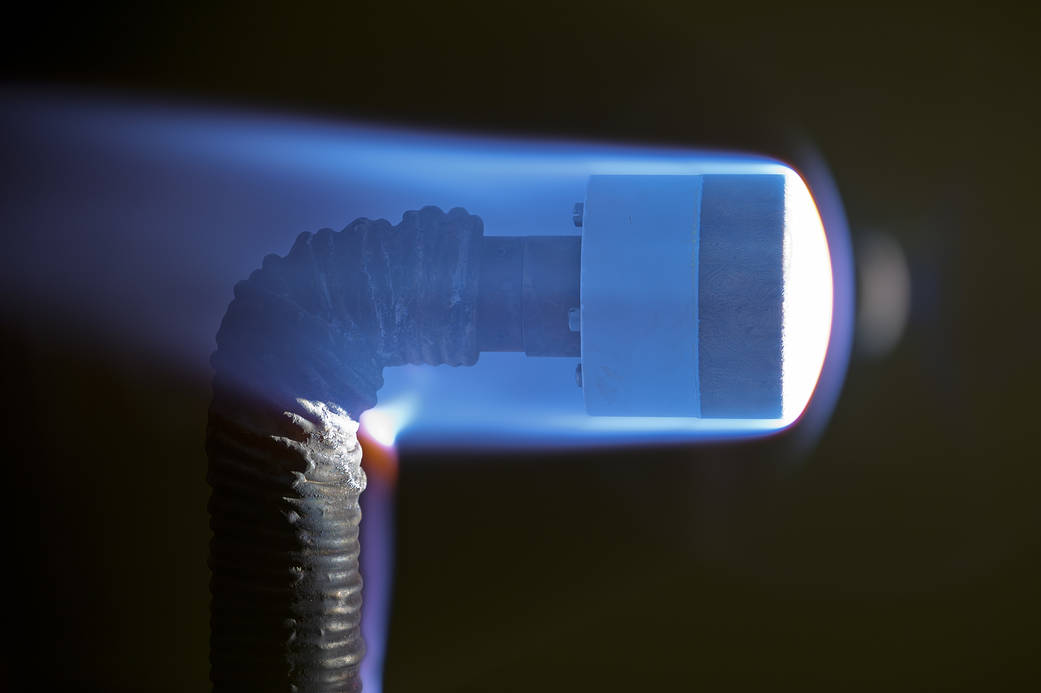
#> input picture sample.jpg, 1041 x 693 px
$ python -i Functions.py   (imports and definitions only)
#> lines starting #> are read from the running program, lines starting #| are printed output that depends on the picture; after the words box and inside, x2 and y2 are one past the last pixel; in counts of white or black regions, pixels touching at a corner belong together
#> further down, picture is the input picture: shape (693, 1041, 3); mean B, G, R 62, 51.5, 45.1
import numpy as np
import cv2 as cv
from scipy.interpolate import interp1d
import matplotlib.pyplot as plt

# [209 lines left out: functions interpolateContour, getConvexHull, getContourAxes, getOrientation, classifyImageHist, analyzeCenterlineHSV and 2 more, not called in this run]

def contoursHSV(orig,draw=False,plot=False,log=None,
                minHue=95,maxHue=121,flags=None,
                modelpercent=.005):
    """
    Find contours for good images and underexposed images.
    Uses the BGR-HSV transformation twice to increase edge contrast.
    Value channel of first HSV transform is retained as well.

    :param orig: opencv 8bit BGR image
    :param minHSV: minimum tuple for HSV-sq transform
    :param maxHSV: maximum tuple for HSV-sq transform
    :param stingMinHSV: minimum tuple for HSV-sq transform
    :param stingMaxHSV: maximum tuple for HSV-sq transform
    :param modelpercent: minimum percent area for model id
    :param draw: boolean, if True draws on orig image
    :param plot: boolean, if True plots orig image & HSV-sq image
    :returns: success boolean, model contour, sting contour
    """
#> called with draw = False, plot = False, minHue = 95, maxHue = 121, modelpercent = 0.005
    # Load an color image in HSV, apply HSV transform again
    hsv_ = cv.cvtColor(orig, cv.COLOR_BGR2HSV)
#> hsv_: shape (693, 1041, 3); mean H, S, V 57.9, 142.4, 71.7
    hsv_=cv.GaussianBlur(hsv_, (5, 5), 0)
#> hsv_: shape (693, 1041, 3); mean H, S, V 57.9, 142.4, 71.7
    inten = hsv_[:,:,2]
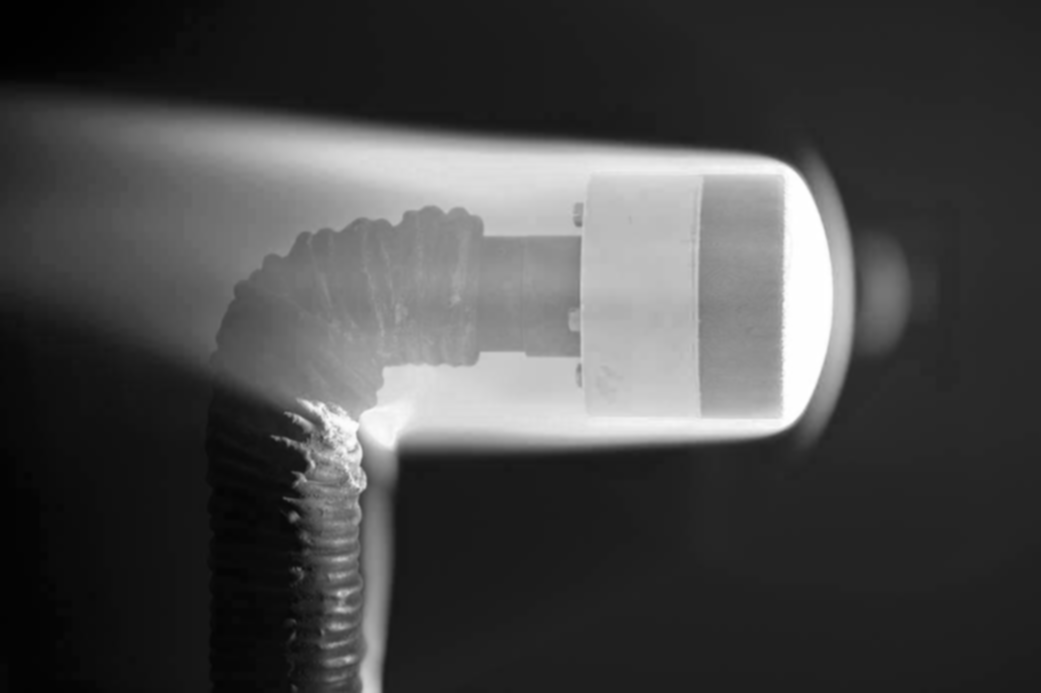
#> inten: shape (693, 1041); min 1, max 255, mean 71.7
    histr = cv.calcHist( [inten], None, None, [256], (0, 256))
#> histr = 256 values, max 30361 at index 31, min 0 at index 0, mean 2818
    if (flags is not None) and flags['overexp']:
        peaki = min(max(150, histr[150:].argmax()+150),210)
    else:
        peaki = min(max(30, histr[35:].argmax()+35),210)
#> peaki = 35

    minHSV = (int(minHue),0,int(peaki-10))
#> minHSV = (95, 0, 25)
    maxHSV = (int(maxHue),255,255)

    stingMinHSV = (minHue-35,0,55)
    stingMaxHSV = (maxHue+30,255,255)

    hsv = cv.cvtColor(hsv_, cv.COLOR_RGB2HSV)
#> hsv: shape (693, 1041, 3); mean H, S, V 70.7, 173.8, 158.7
    npx = inten.size
#> npx = 721413

    # retrieve original hsv intensity
    hsv[:,:,2] = inten
#> hsv: shape (693, 1041, 3); mean H, S, V 70.7, 173.8, 71.7

    # plot hue histogram
    if plot:
        plt.figure()
        plt.title("Hue Histogram")
        plt.plot(histr/npx,'-')
        plt.ylim([0,modelpercent/2])
        plt.show()

    # Plot colorspaces
    if plot:
        print("min max HSV: ", minHSV,maxHSV)
        plt.figure(figsize=(8, 16))
        rgb = orig[...,::-1].copy()
        plt.subplot(3,1,1),plt.imshow(rgb)
        plt.title('RGB colorspace')
        plt.subplot(3,1,2),plt.imshow(hsv_)
        plt.title('HSV colorspace')
        plt.subplot(3,1,3),plt.imshow(hsv)
        plt.title('HSV-sq colorspace')
        plt.tight_layout()
        plt.show()
    ### Find model contours
    maskHSV = cv.inRange(hsv, minHSV,maxHSV)
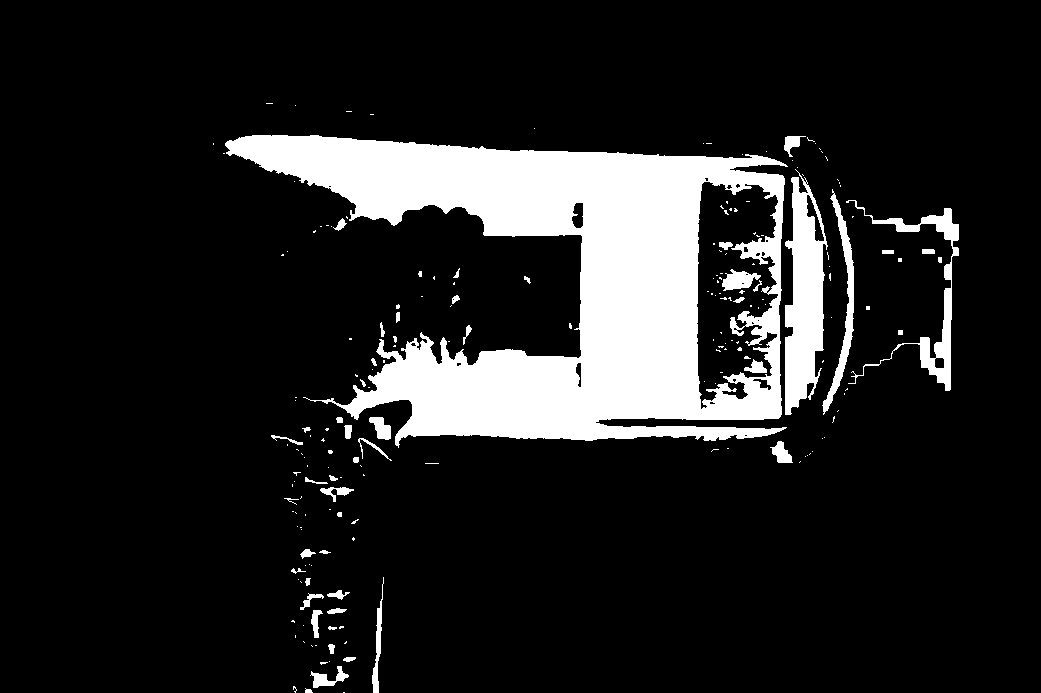
#> maskHSV: shape (693, 1041); 13.4% white; 204 white regions (152 under 20 px)
    contours,hierarchy = cv.findContours(maskHSV, cv.RETR_EXTERNAL, cv.CHAIN_APPROX_NONE)
#> contours = 157 contours, 125 with area under 20; largest, box (x1, y1, x2, y2) and area: (225, 135, 788, 448) 92907, (785, 169, 828, 415) 6432, (846, 200, 959, 391) 2443, (822, 189, 854, 415) 1329, (372, 577, 384, 693) 338

    ### Sting adaptor contours
    stinghsv=cv.GaussianBlur(hsv, (15, 15), 0)
#> stinghsv: shape (693, 1041, 3); mean H, S, V 70.7, 173.8, 71.7
    stingMaskHSV = cv.inRange(stinghsv, stingMinHSV, stingMaxHSV)
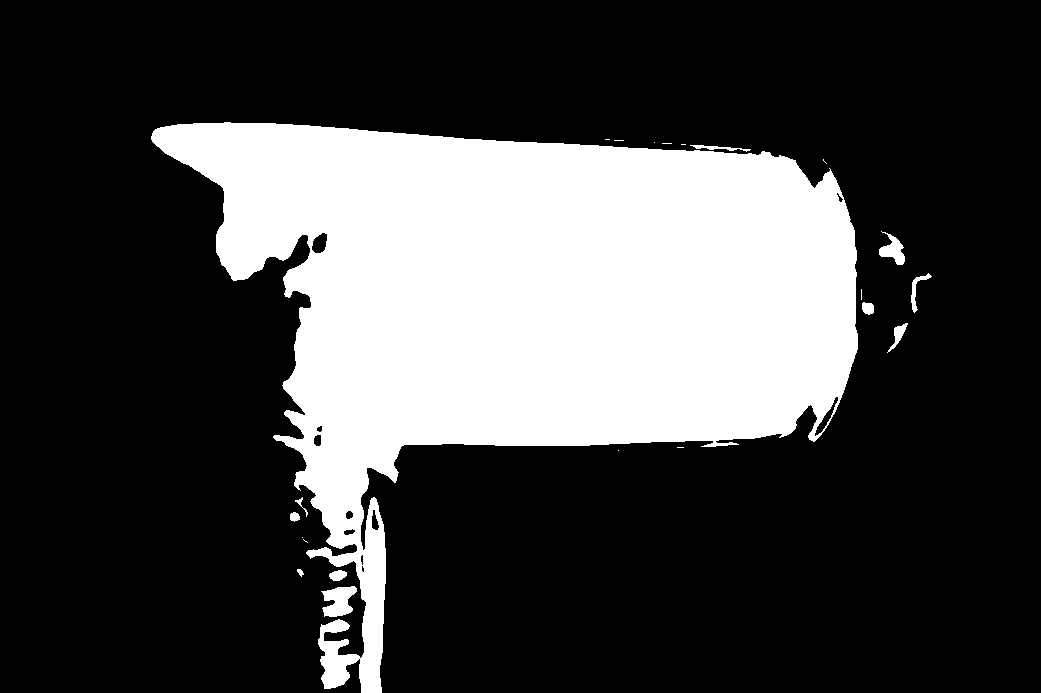
#> stingMaskHSV: shape (693, 1041); 26.6% white; 22 white regions (11 under 20 px)
    stingContours,stingHierarchy = cv.findContours(stingMaskHSV, cv.RETR_EXTERNAL, cv.CHAIN_APPROX_NONE)
#> stingContours = 22 contours, 11 with area under 20; largest, box (x1, y1, x2, y2) and area: (151, 122, 858, 693) 188738, (321, 586, 357, 617) 666, (879, 231, 905, 265) 383, (911, 273, 932, 313) 158, (887, 323, 908, 353) 157; stingHierarchy = 22 rows, first 6: [1, -1, -1, -1], [2, 0, -1, -1], [3, 1, -1, -1], [4, 2, -1, -1], [5, 3, -1, -1], [6, 4, -1, -1]

    if len(contours) != 0:
        # find the biggest contour (c) by the area
        c = max(contours, key = cv.contourArea)
#> c = contour of 2996 points, box (x1, y1, x2, y2) (225, 135, 788, 448), area 92907
        if plot:
            print(cv.contourArea(c)/npx)
        #cv.drawContours(orig, c, -1, (255,0,0), 1)

    if len(stingContours) !=0:
        # find the biggest contour (c) by the area
        stingc = max(stingContours, key = cv.contourArea)
#> stingc = contour of 3168 points, box (x1, y1, x2, y2) (151, 122, 858, 693), area 188738
        if cv.contourArea(stingc) < npx*modelpercent:
            if log is not None:
                log.write('no model, HSV-sq contours area < %f'%modelpercent)
            return None
        if len(contours) == 0 or cv.contourArea(c) < npx*modelpercent:
            c = stingc
            log.write('no model contour, using stingc only')
    else:
        if log is not None:
            log.write('no HSV-sq contours found')
        return None

    if draw:
        cv.drawContours(orig, c, -1, (255,0,0), 1)
        cv.drawContours(orig, stingc, -1, (0,255,0), 1)

    # Plot colorspaces
    if plot:
        plt.figure(figsize=(8, 16))
        rgb = orig[...,::-1].copy()
        plt.subplot(2,1,1),plt.imshow(rgb)
        plt.title('RGB colorspace')
        plt.subplot(2,1,2),plt.imshow(hsv)
        plt.title('HSV-sq colorspace')
        plt.tight_layout()
        plt.show()

    return c,stingc

# [168 lines left out: functions getROI, getEdgeFromContour, combineEdges, smooth, not called in this run]


>>> import cv2
>>> picture = cv2.imread('sample.jpg')
>>> result = contoursHSV(picture)
#> result = 2 contours; box (x1, y1, x2, y2) and area: (151, 122, 858, 693) 188738, (225, 135, 788, 448) 92907

$ run again, on left01_chess.png
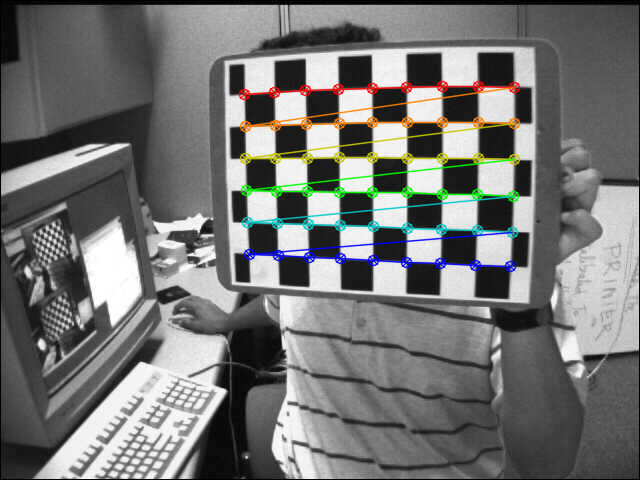
#> input picture left01_chess.png, 640 x 480 px
#> picture is the input picture: shape (480, 640, 3); mean B, G, R 115.4, 116.6, 116.1
#> histr = 256 values, max 5153 at index 26, min 0 at index 0, mean 1200
#> peaki = 210
#> minHSV = (95, 0, 200)
#> in contoursHSV, `maskHSV = cv.inRange(hsv, minHSV,maxHSV)`:
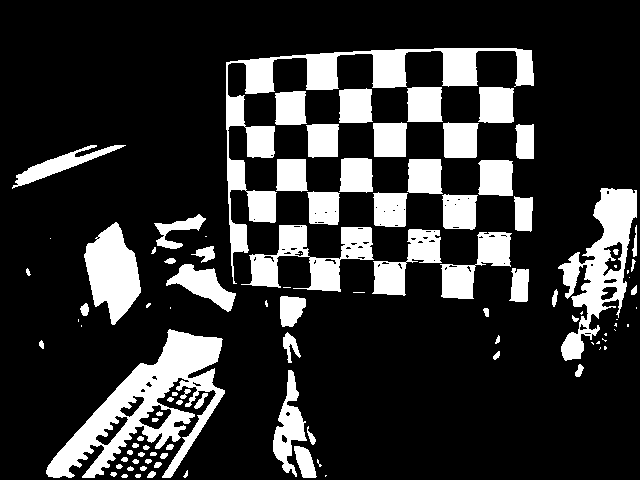
#> maskHSV: shape (480, 640); 19.7% white; 102 white regions (27 under 20 px)
#> contours = 97 contours, 49 with area under 20; largest, box (x1, y1, x2, y2) and area: (46, 329, 225, 478) 9948, (226, 48, 534, 284) 8406, (558, 188, 637, 361) 5492, (241, 225, 374, 292) 3482, (84, 222, 141, 325) 3480
#> stinghsv: shape (480, 640, 3); mean H, S, V 118.7, 251.2, 119.1
#> in contoursHSV, `stingMaskHSV = cv.inRange(stinghsv, stingMinHSV, stingMaxHSV)`:
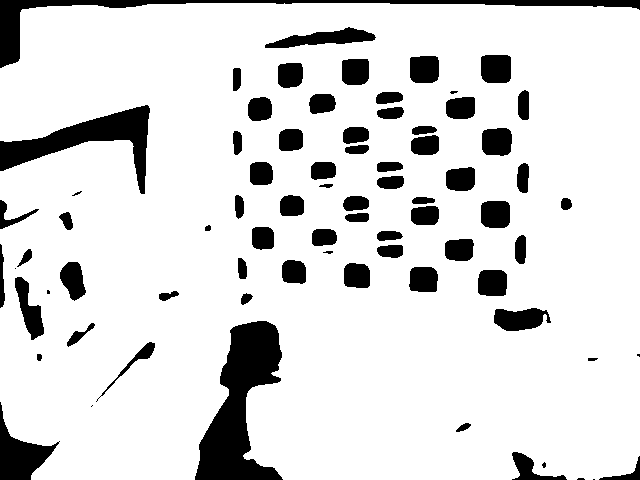
#> stingMaskHSV: shape (480, 640); 86.5% white; 76 black regions (9 under 20 px)
#> stingContours = 1 contour; box (x1, y1, x2, y2) and area: (0, 3, 640, 480) 286753; stingHierarchy = [[-1, -1, -1, -1]]
#> c = contour of 1103 points, box (x1, y1, x2, y2) (46, 329, 225, 478), area 9948
#> stingc = contour of 3026 points, box (x1, y1, x2, y2) (0, 3, 640, 480), area 286753
#> result = 2 contours; box (x1, y1, x2, y2) and area: (0, 3, 640, 480) 286753, (46, 329, 225, 478) 9948

$ run again, on left02_chess.png
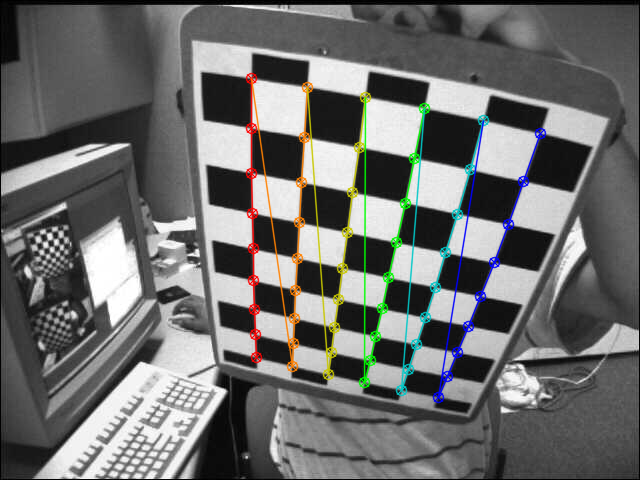
#> input picture left02_chess.png, 640 x 480 px
#> picture is the input picture: shape (480, 640, 3); mean B, G, R 108, 109.4, 108.8
#> histr = 256 values, max 7245 at index 24, min 0 at index 0, mean 1200
#> peaki = 82
#> minHSV = (95, 0, 72)
#> in contoursHSV, `maskHSV = cv.inRange(hsv, minHSV,maxHSV)`:
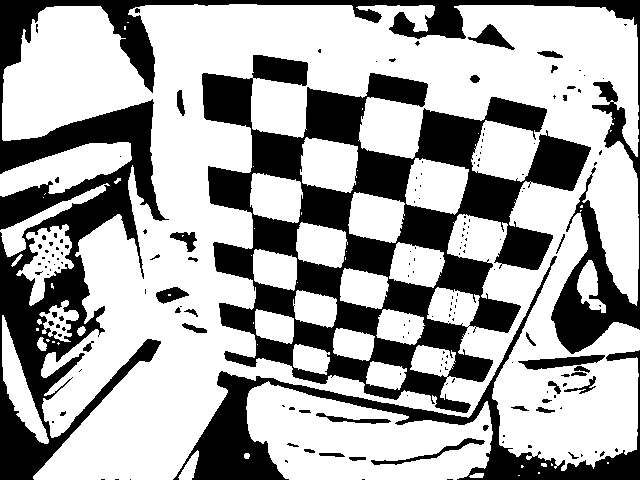
#> maskHSV: shape (480, 640); 65.5% white; 177 black regions (135 under 20 px)
#> contours = 35 contours, 21 with area under 20; largest, box (x1, y1, x2, y2) and area: (2, 4, 640, 480) 224534, (246, 381, 493, 480) 16300, (0, 142, 132, 197) 3813, (16, 224, 74, 306) 2060, (2, 315, 49, 444) 1898
#> stinghsv: shape (480, 640, 3); mean H, S, V 118.5, 250.8, 111.8
#> in contoursHSV, `stingMaskHSV = cv.inRange(stinghsv, stingMinHSV, stingMaxHSV)`:
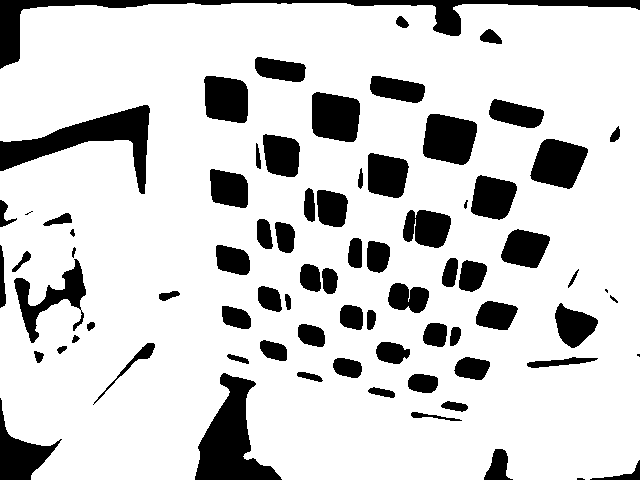
#> stingMaskHSV: shape (480, 640); 82% white; 77 black regions (4 under 20 px)
#> stingContours = 1 contour; box (x1, y1, x2, y2) and area: (0, 3, 640, 480) 288805; stingHierarchy = [[-1, -1, -1, -1]]
#> c = contour of 4658 points, box (x1, y1, x2, y2) (2, 4, 640, 480), area 224534
#> stingc = contour of 2908 points, box (x1, y1, x2, y2) (0, 3, 640, 480), area 288805
#> result = 2 contours; box (x1, y1, x2, y2) and area: (0, 3, 640, 480) 288805, (2, 4, 640, 480) 224534

$ run again, on left03_chess.png
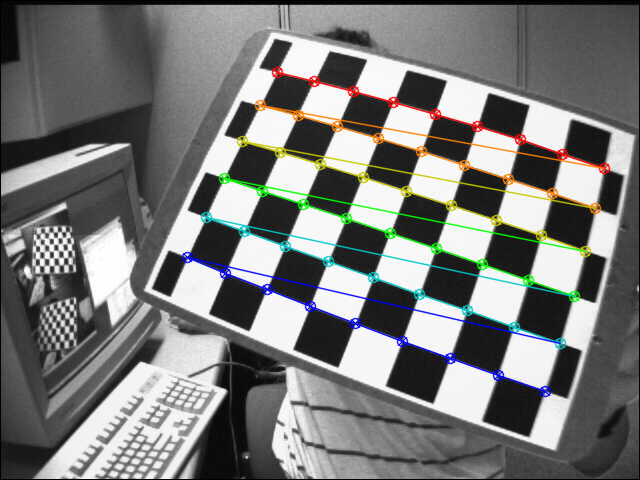
#> input picture left03_chess.png, 640 x 480 px
#> picture is the input picture: shape (480, 640, 3); mean B, G, R 121.1, 122.6, 121.8
#> histr = 256 values, max 13441 at index 246, min 0 at index 0, mean 1200
#> peaki = 210
#> minHSV = (95, 0, 200)
#> in contoursHSV, `maskHSV = cv.inRange(hsv, minHSV,maxHSV)`:
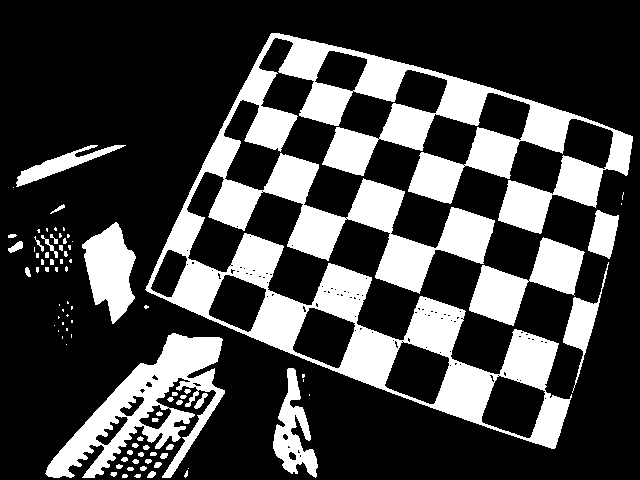
#> maskHSV: shape (480, 640); 26.9% white; 87 white regions (42 under 20 px)
#> contours = 85 contours, 67 with area under 20; largest, box (x1, y1, x2, y2) and area: (145, 33, 633, 449) 67989, (45, 333, 225, 478) 9812, (469, 237, 585, 326) 4210, (82, 222, 136, 324) 3192, (273, 368, 318, 478) 2082
#> stinghsv: shape (480, 640, 3); mean H, S, V 118.5, 250.1, 125.4
#> in contoursHSV, `stingMaskHSV = cv.inRange(stinghsv, stingMinHSV, stingMaxHSV)`:
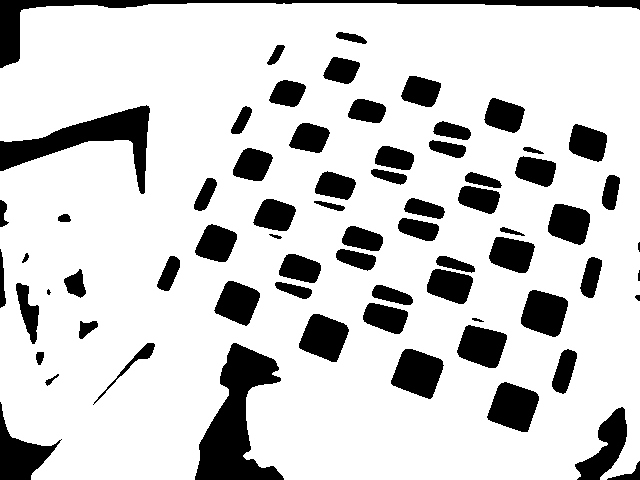
#> stingMaskHSV: shape (480, 640); 81.5% white; 69 black regions (3 under 20 px)
#> stingContours = 1 contour; box (x1, y1, x2, y2) and area: (0, 3, 640, 480) 287090; stingHierarchy = [[-1, -1, -1, -1]]
#> c = contour of 4942 points, box (x1, y1, x2, y2) (145, 33, 633, 449), area 67989
#> stingc = contour of 3030 points, box (x1, y1, x2, y2) (0, 3, 640, 480), area 287090
#> result = 2 contours; box (x1, y1, x2, y2) and area: (0, 3, 640, 480) 287090, (145, 33, 633, 449) 67989
